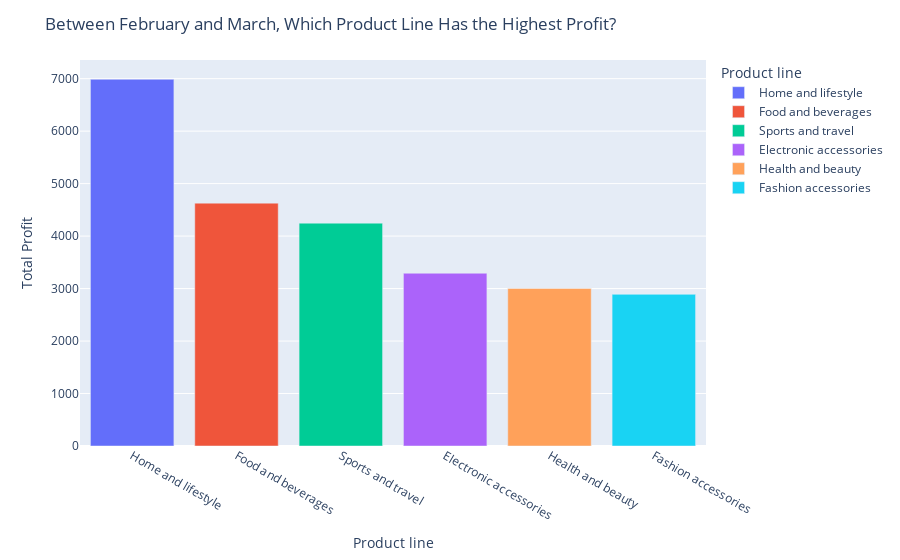

Here is the notebook cell this chart was saved with:
### Code cell
nlp_query = "between February and march which product has the highest profit?"
part_A, part_B, part_C = split()
Cout = function3()

### Figure 1 — Plotly figure (JSON) as saved in the notebook; plotly's stock layout.template omitted (floating-point values rounded to 4 significant figures)
{"data": [{"alignmentgroup": "True", "hovertemplate": "Product line=%{x}<br>Total Profit=%{y}<extra></extra>", "legendgroup": "Home and lifestyle", "marker": {"color": "#636efa", "pattern": {"shape": ""}}, "name": "Home and lifestyle", "offsetgroup": "Home and lifestyle", "orientation": "v", "showlegend": true, "textposition": "auto", "type": "bar", "x": ["Home and lifestyle"], "xaxis": "x", "y": [6988.0], "yaxis": "y"}, {"alignmentgroup": "True", "hovertemplate": "Product line=%{x}<br>Total Profit=%{y}<extra></extra>", "legendgroup": "Food and beverages", "marker": {"color": "#EF553B", "pattern": {"shape": ""}}, "name": "Food and beverages", "offsetgroup": "Food and beverages", "orientation": "v", "showlegend": true, "textposition": "auto", "type": "bar", "x": ["Food and beverages"], "xaxis": "x", "y": [4628.0], "yaxis": "y"}, {"alignmentgroup": "True", "hovertemplate": "Product line=%{x}<br>Total Profit=%{y}<extra></extra>", "legendgroup": "Sports and travel", "marker": {"color": "#00cc96", "pattern": {"shape": ""}}, "name": "Sports and travel", "offsetgroup": "Sports and travel", "orientation": "v", "showlegend": true, "textposition": "auto", "type": "bar", "x": ["Sports and travel"], "xaxis": "x", "y": [4247.0], "yaxis": "y"}, {"alignmentgroup": "True", "hovertemplate": "Product line=%{x}<br>Total Profit=%{y}<extra></extra>", "legendgroup": "Electronic accessories", "marker": {"color": "#ab63fa", "pattern": {"shape": ""}}, "name": "Electronic accessories", "offsetgroup": "Electronic accessories", "orientation": "v", "showlegend": true, "textposition": "auto", "type": "bar", "x": ["Electronic accessories"], "xaxis": "x", "y": [3292.0], "yaxis": "y"}, {"alignmentgroup": "True", "hovertemplate": "Product line=%{x}<br>Total Profit=%{y}<extra></extra>", "legendgroup": "Health and beauty", "marker": {"color": "#FFA15A", "pattern": {"shape": ""}}, "name": "Health and beauty", "offsetgroup": "Health and beauty", "orientation": "v", "showlegend": true, "textposition": "auto", "type": "bar", "x": ["Health and beauty"], "xaxis": "x", "y": [3001.0], "yaxis": "y"}, {"alignmentgroup": "True", "hovertemplate": "Product line=%{x}<br>Total Profit=%{y}<extra></extra>", "legendgroup": "Fashion accessories", "marker": {"color": "#19d3f3", "pattern": {"shape": ""}}, "name": "Fashion accessories", "offsetgroup": "Fashion accessories", "orientation": "v", "showlegend": true, "textposition": "auto", "type": "bar", "x": ["Fashion accessories"], "xaxis": "x", "y": [2890.0], "yaxis": "y"}], "layout": {"barmode": "relative", "hovermode": "closest", "legend": {"title": {"text": "Product line"}, "tracegroupgap": 0}, "margin": {"t": 60}, "title": {"text": "Between February and March, Which Product Line Has the Highest Profit?"}, "xaxis": {"anchor": "y", "categoryarray": ["Home and lifestyle", "Food and beverages", "Sports and travel", "Electronic accessories", "Health and beauty", "Fashion accessories"], "categoryorder": "array", "domain": [0, 1], "dtick": 1, "tick0": 0, "title": {"text": "Product line"}}, "yaxis": {"anchor": "x", "domain": [0, 1], "title": {"text": "Total Profit"}}}}
